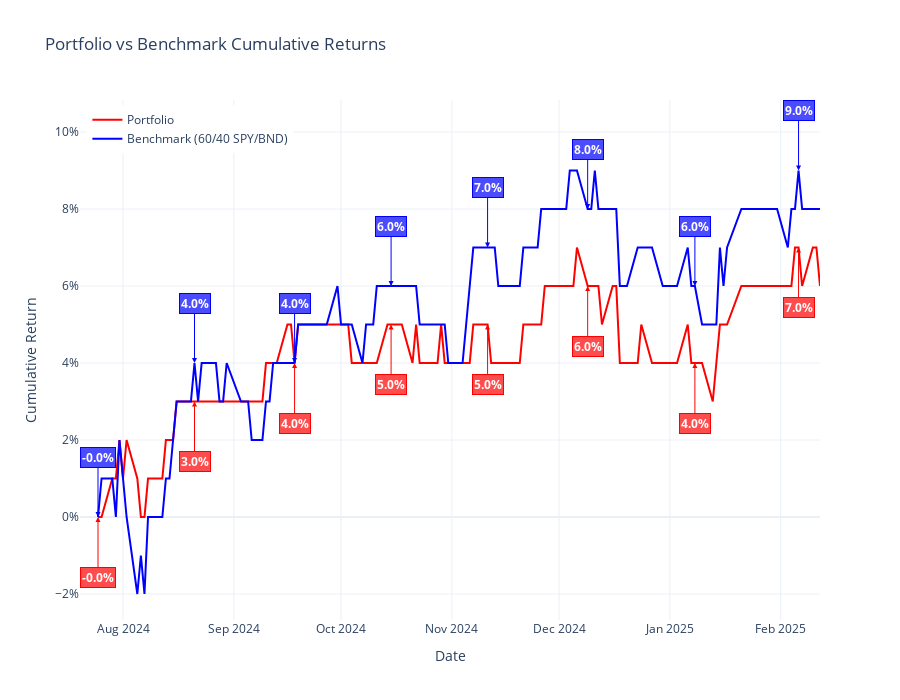
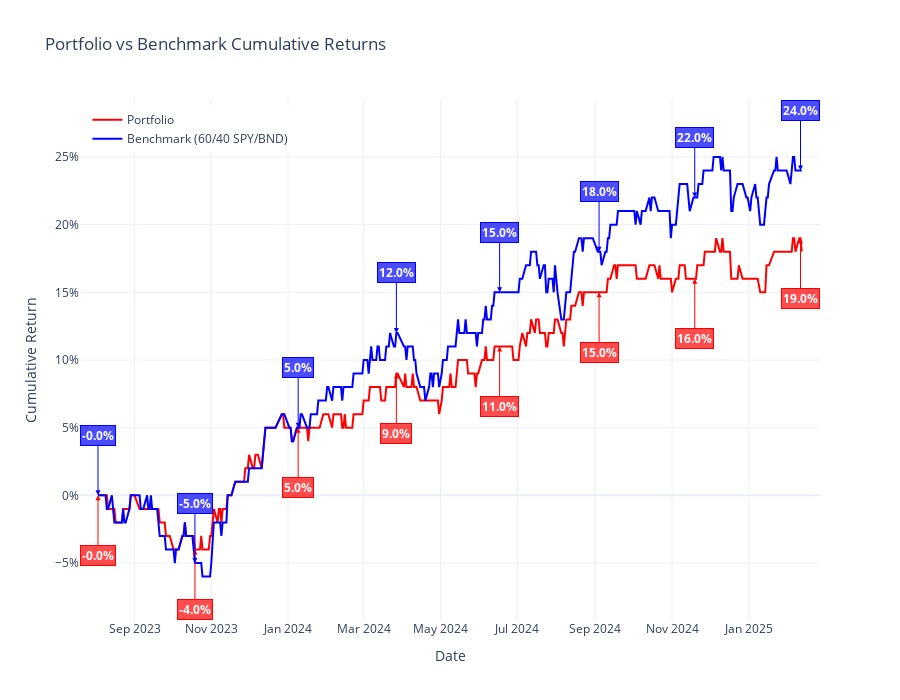
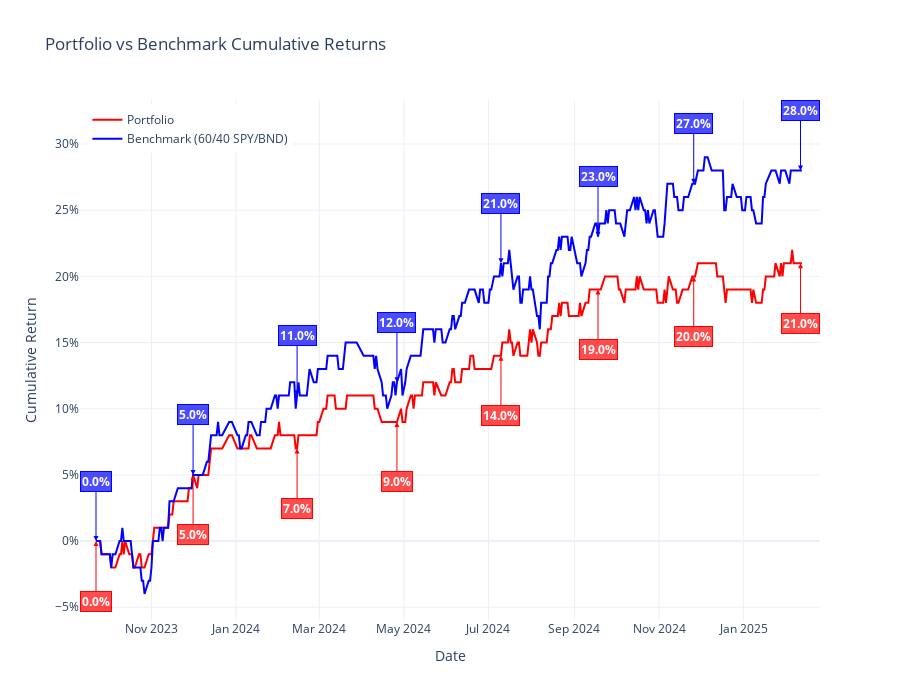
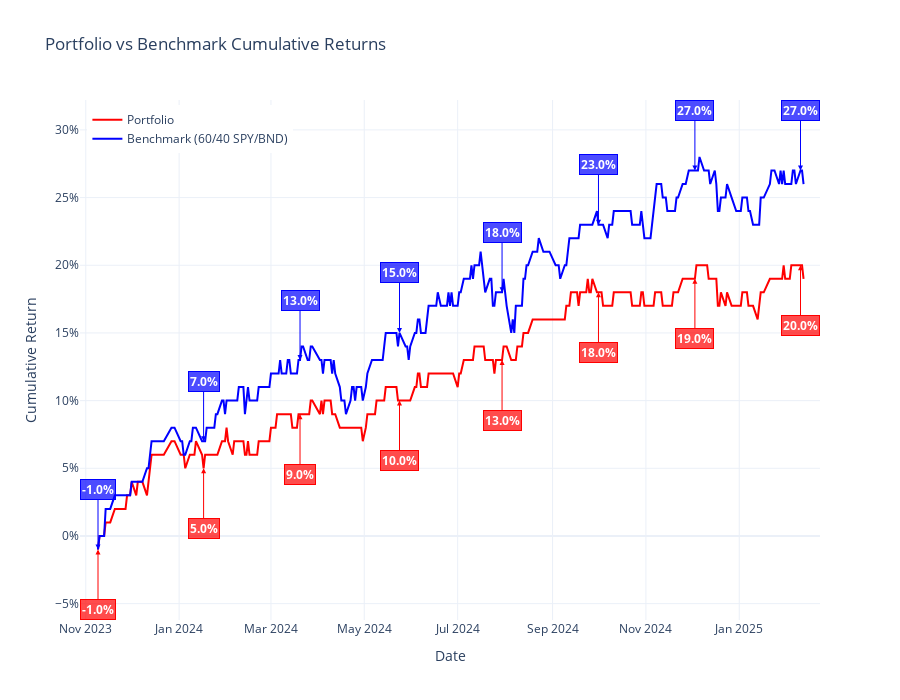

Source (notebook cell) for these figures, in order:
### Code cell
portfolio_returns = []
benchmarks = []
start_dates = []


returns, benchmark = calculate_portfolio_returns(int(80 / 100 * len(closing_prices.values)))

for i in range(45, 90, 5):  # Modify this loop for a range of percentages, using steps of 5%
    n = int(i / 100 * len(closing_prices.values))  # Convert percentage to index position
    returns, benchmark = calculate_portfolio_returns(n)
    portfolio_returns.append(returns*100)
    benchmarks.append(benchmark*100)
    start_dates.append(closing_prices['Date'].iloc[n])

# Now plot the results:
plt.figure(figsize=(10, 6))
plt.plot(start_dates, portfolio_returns, label='Portfolio Returns', marker='o', color='red')
plt.plot(start_dates, benchmarks, label='Benchmark', marker='x', color='blue')

plt.title('Portfolio Returns vs Benchmark for Different Start Dates')
plt.xlabel('Start Date of Investment Period')
plt.ylabel('Cumulative Returns (%)')
plt.legend()
plt.grid(True)
plt.show()

### Figure 1 — Plotly figure (JSON) as saved in the notebook; plotly's stock layout.template omitted (floating-point values rounded to 4 significant figures; data arrays with more than 128 entries replaced by an {"elided": "..."} marker saying what was removed)
{"data": [{"hovertemplate": "Date: %{x}<br>Return: %{y:.1%}<extra></extra>", "line": {"color": "red", "width": 2}, "marker": {"size": 6}, "mode": "lines", "name": "Portfolio", "type": "scatter", "x": {"elided": "138 str values"}, "y": {"elided": "138 float values"}}, {"hovertemplate": "Date: %{x}<br>Return: %{y:.1%}<extra></extra>", "line": {"color": "blue", "width": 2}, "marker": {"size": 6}, "mode": "lines", "name": "Benchmark (60/40 SPY/BND)", "type": "scatter", "x": {"elided": "138 str values"}, "y": {"elided": "138 float values"}}], "layout": {"annotations": [{"align": "center", "arrowcolor": "red", "arrowhead": 2, "ax": 0, "ay": 60, "bgcolor": "rgba(255, 0, 0, 0.7)", "bordercolor": "red", "captureevents": true, "font": {"color": "white", "size": 12}, "opacity": 1, "showarrow": true, "text": "<b>-0.0%</b>", "x": "2024-07-25", "y": 0}, {"align": "center", "arrowcolor": "red", "arrowhead": 2, "ax": 0, "ay": 60, "bgcolor": "rgba(255, 0, 0, 0.7)", "bordercolor": "red", "captureevents": true, "font": {"color": "white", "size": 12}, "opacity": 1, "showarrow": true, "text": "<b>3.0%</b>", "x": "2024-08-21", "y": 0.03}, {"align": "center", "arrowcolor": "red", "arrowhead": 2, "ax": 0, "ay": 60, "bgcolor": "rgba(255, 0, 0, 0.7)", "bordercolor": "red", "captureevents": true, "font": {"color": "white", "size": 12}, "opacity": 1, "showarrow": true, "text": "<b>4.0%</b>", "x": "2024-09-18", "y": 0.04}, {"align": "center", "arrowcolor": "red", "arrowhead": 2, "ax": 0, "ay": 60, "bgcolor": "rgba(255, 0, 0, 0.7)", "bordercolor": "red", "captureevents": true, "font": {"color": "white", "size": 12}, "opacity": 1, "showarrow": true, "text": "<b>5.0%</b>", "x": "2024-10-15", "y": 0.05}, {"align": "center", "arrowcolor": "red", "arrowhead": 2, "ax": 0, "ay": 60, "bgcolor": "rgba(255, 0, 0, 0.7)", "bordercolor": "red", "captureevents": true, "font": {"color": "white", "size": 12}, "opacity": 1, "showarrow": true, "text": "<b>5.0%</b>", "x": "2024-11-11", "y": 0.05}, {"align": "center", "arrowcolor": "red", "arrowhead": 2, "ax": 0, "ay": 60, "bgcolor": "rgba(255, 0, 0, 0.7)", "bordercolor": "red", "captureevents": true, "font": {"color": "white", "size": 12}, "opacity": 1, "showarrow": true, "text": "<b>6.0%</b>", "x": "2024-12-09", "y": 0.06}, {"align": "center", "arrowcolor": "red", "arrowhead": 2, "ax": 0, "ay": 60, "bgcolor": "rgba(255, 0, 0, 0.7)", "bordercolor": "red", "captureevents": true, "font": {"color": "white", "size": 12}, "opacity": 1, "showarrow": true, "text": "<b>4.0%</b>", "x": "2025-01-08", "y": 0.04}, {"align": "center", "arrowcolor": "red", "arrowhead": 2, "ax": 0, "ay": 60, "bgcolor": "rgba(255, 0, 0, 0.7)", "bordercolor": "red", "captureevents": true, "font": {"color": "white", "size": 12}, "opacity": 1, "showarrow": true, "text": "<b>7.0%</b>", "x": "2025-02-06", "y": 0.07}, {"align": "center", "arrowcolor": "blue", "arrowhead": 2, "ax": 0, "ay": -60, "bgcolor": "rgba(0, 0, 255, 0.7)", "bordercolor": "blue", "captureevents": true, "font": {"color": "white", "size": 12}, "opacity": 1, "showarrow": true, "text": "<b>-0.0%</b>", "x": "2024-07-25", "y": 0}, {"align": "center", "arrowcolor": "blue", "arrowhead": 2, "ax": 0, "ay": -60, "bgcolor": "rgba(0, 0, 255, 0.7)", "bordercolor": "blue", "captureevents": true, "font": {"color": "white", "size": 12}, "opacity": 1, "showarrow": true, "text": "<b>4.0%</b>", "x": "2024-08-21", "y": 0.04}, {"align": "center", "arrowcolor": "blue", "arrowhead": 2, "ax": 0, "ay": -60, "bgcolor": "rgba(0, 0, 255, 0.7)", "bordercolor": "blue", "captureevents": true, "font": {"color": "white", "size": 12}, "opacity": 1, "showarrow": true, "text": "<b>4.0%</b>", "x": "2024-09-18", "y": 0.04}, {"align": "center", "arrowcolor": "blue", "arrowhead": 2, "ax": 0, "ay": -60, "bgcolor": "rgba(0, 0, 255, 0.7)", "bordercolor": "blue", "captureevents": true, "font": {"color": "white", "size": 12}, "opacity": 1, "showarrow": true, "text": "<b>6.0%</b>", "x": "2024-10-15", "y": 0.06}, {"align": "center", "arrowcolor": "blue", "arrowhead": 2, "ax": 0, "ay": -60, "bgcolor": "rgba(0, 0, 255, 0.7)", "bordercolor": "blue", "captureevents": true, "font": {"color": "white", "size": 12}, "opacity": 1, "showarrow": true, "text": "<b>7.0%</b>", "x": "2024-11-11", "y": 0.07}, {"align": "center", "arrowcolor": "blue", "arrowhead": 2, "ax": 0, "ay": -60, "bgcolor": "rgba(0, 0, 255, 0.7)", "bordercolor": "blue", "captureevents": true, "font": {"color": "white", "size": 12}, "opacity": 1, "showarrow": true, "text": "<b>8.0%</b>", "x": "2024-12-09", "y": 0.08}, {"align": "center", "arrowcolor": "blue", "arrowhead": 2, "ax": 0, "ay": -60, "bgcolor": "rgba(0, 0, 255, 0.7)", "bordercolor": "blue", "captureevents": true, "font": {"color": "white", "size": 12}, "opacity": 1, "showarrow": true, "text": "<b>6.0%</b>", "x": "2025-01-08", "y": 0.06}, {"align": "center", "arrowcolor": "blue", "arrowhead": 2, "ax": 0, "ay": -60, "bgcolor": "rgba(0, 0, 255, 0.7)", "bordercolor": "blue", "captureevents": true, "font": {"color": "white", "size": 12}, "opacity": 1, "showarrow": true, "text": "<b>9.0%</b>", "x": "2025-02-06", "y": 0.09}], "height": 700, "legend": {"x": 0.01, "y": 0.99}, "title": {"text": "Portfolio vs Benchmark Cumulative Returns"}, "xaxis": {"title": {"text": "Date"}}, "yaxis": {"tickformat": ".00%", "title": {"text": "Cumulative Return"}}}}

### Figure 2 — Plotly figure (JSON) as saved in the notebook; plotly's stock layout.template omitted (floating-point values rounded to 4 significant figures; data arrays with more than 128 entries replaced by an {"elided": "..."} marker saying what was removed)
{"data": [{"hovertemplate": "Date: %{x}<br>Return: %{y:.1%}<extra></extra>", "line": {"color": "red", "width": 2}, "marker": {"size": 6}, "mode": "lines", "name": "Portfolio", "type": "scatter", "x": {"elided": "380 str values"}, "y": {"elided": "380 float values"}}, {"hovertemplate": "Date: %{x}<br>Return: %{y:.1%}<extra></extra>", "line": {"color": "blue", "width": 2}, "marker": {"size": 6}, "mode": "lines", "name": "Benchmark (60/40 SPY/BND)", "type": "scatter", "x": {"elided": "380 str values"}, "y": {"elided": "380 float values"}}], "layout": {"annotations": [{"align": "center", "arrowcolor": "red", "arrowhead": 2, "ax": 0, "ay": 60, "bgcolor": "rgba(255, 0, 0, 0.7)", "bordercolor": "red", "captureevents": true, "font": {"color": "white", "size": 12}, "opacity": 1, "showarrow": true, "text": "<b>-0.0%</b>", "x": "2023-08-03", "y": 0}, {"align": "center", "arrowcolor": "red", "arrowhead": 2, "ax": 0, "ay": 60, "bgcolor": "rgba(255, 0, 0, 0.7)", "bordercolor": "red", "captureevents": true, "font": {"color": "white", "size": 12}, "opacity": 1, "showarrow": true, "text": "<b>-4.0%</b>", "x": "2023-10-19", "y": -0.04}, {"align": "center", "arrowcolor": "red", "arrowhead": 2, "ax": 0, "ay": 60, "bgcolor": "rgba(255, 0, 0, 0.7)", "bordercolor": "red", "captureevents": true, "font": {"color": "white", "size": 12}, "opacity": 1, "showarrow": true, "text": "<b>5.0%</b>", "x": "2024-01-09", "y": 0.05}, {"align": "center", "arrowcolor": "red", "arrowhead": 2, "ax": 0, "ay": 60, "bgcolor": "rgba(255, 0, 0, 0.7)", "bordercolor": "red", "captureevents": true, "font": {"color": "white", "size": 12}, "opacity": 1, "showarrow": true, "text": "<b>9.0%</b>", "x": "2024-03-27", "y": 0.09}, {"align": "center", "arrowcolor": "red", "arrowhead": 2, "ax": 0, "ay": 60, "bgcolor": "rgba(255, 0, 0, 0.7)", "bordercolor": "red", "captureevents": true, "font": {"color": "white", "size": 12}, "opacity": 1, "showarrow": true, "text": "<b>11.0%</b>", "x": "2024-06-17", "y": 0.11}, {"align": "center", "arrowcolor": "red", "arrowhead": 2, "ax": 0, "ay": 60, "bgcolor": "rgba(255, 0, 0, 0.7)", "bordercolor": "red", "captureevents": true, "font": {"color": "white", "size": 12}, "opacity": 1, "showarrow": true, "text": "<b>15.0%</b>", "x": "2024-09-04", "y": 0.15}, {"align": "center", "arrowcolor": "red", "arrowhead": 2, "ax": 0, "ay": 60, "bgcolor": "rgba(255, 0, 0, 0.7)", "bordercolor": "red", "captureevents": true, "font": {"color": "white", "size": 12}, "opacity": 1, "showarrow": true, "text": "<b>16.0%</b>", "x": "2024-11-19", "y": 0.16}, {"align": "center", "arrowcolor": "red", "arrowhead": 2, "ax": 0, "ay": 60, "bgcolor": "rgba(255, 0, 0, 0.7)", "bordercolor": "red", "captureevents": true, "font": {"color": "white", "size": 12}, "opacity": 1, "showarrow": true, "text": "<b>19.0%</b>", "x": "2025-02-11", "y": 0.19}, {"align": "center", "arrowcolor": "blue", "arrowhead": 2, "ax": 0, "ay": -60, "bgcolor": "rgba(0, 0, 255, 0.7)", "bordercolor": "blue", "captureevents": true, "font": {"color": "white", "size": 12}, "opacity": 1, "showarrow": true, "text": "<b>-0.0%</b>", "x": "2023-08-03", "y": 0}, {"align": "center", "arrowcolor": "blue", "arrowhead": 2, "ax": 0, "ay": -60, "bgcolor": "rgba(0, 0, 255, 0.7)", "bordercolor": "blue", "captureevents": true, "font": {"color": "white", "size": 12}, "opacity": 1, "showarrow": true, "text": "<b>-5.0%</b>", "x": "2023-10-19", "y": -0.05}, {"align": "center", "arrowcolor": "blue", "arrowhead": 2, "ax": 0, "ay": -60, "bgcolor": "rgba(0, 0, 255, 0.7)", "bordercolor": "blue", "captureevents": true, "font": {"color": "white", "size": 12}, "opacity": 1, "showarrow": true, "text": "<b>5.0%</b>", "x": "2024-01-09", "y": 0.05}, {"align": "center", "arrowcolor": "blue", "arrowhead": 2, "ax": 0, "ay": -60, "bgcolor": "rgba(0, 0, 255, 0.7)", "bordercolor": "blue", "captureevents": true, "font": {"color": "white", "size": 12}, "opacity": 1, "showarrow": true, "text": "<b>12.0%</b>", "x": "2024-03-27", "y": 0.12}, {"align": "center", "arrowcolor": "blue", "arrowhead": 2, "ax": 0, "ay": -60, "bgcolor": "rgba(0, 0, 255, 0.7)", "bordercolor": "blue", "captureevents": true, "font": {"color": "white", "size": 12}, "opacity": 1, "showarrow": true, "text": "<b>15.0%</b>", "x": "2024-06-17", "y": 0.15}, {"align": "center", "arrowcolor": "blue", "arrowhead": 2, "ax": 0, "ay": -60, "bgcolor": "rgba(0, 0, 255, 0.7)", "bordercolor": "blue", "captureevents": true, "font": {"color": "white", "size": 12}, "opacity": 1, "showarrow": true, "text": "<b>18.0%</b>", "x": "2024-09-04", "y": 0.18}, {"align": "center", "arrowcolor": "blue", "arrowhead": 2, "ax": 0, "ay": -60, "bgcolor": "rgba(0, 0, 255, 0.7)", "bordercolor": "blue", "captureevents": true, "font": {"color": "white", "size": 12}, "opacity": 1, "showarrow": true, "text": "<b>22.0%</b>", "x": "2024-11-19", "y": 0.22}, {"align": "center", "arrowcolor": "blue", "arrowhead": 2, "ax": 0, "ay": -60, "bgcolor": "rgba(0, 0, 255, 0.7)", "bordercolor": "blue", "captureevents": true, "font": {"color": "white", "size": 12}, "opacity": 1, "showarrow": true, "text": "<b>24.0%</b>", "x": "2025-02-11", "y": 0.24}], "height": 700, "legend": {"x": 0.01, "y": 0.99}, "title": {"text": "Portfolio vs Benchmark Cumulative Returns"}, "xaxis": {"title": {"text": "Date"}}, "yaxis": {"tickformat": ".00%", "title": {"text": "Cumulative Return"}}}}

### Figure 3 — Plotly figure (JSON) as saved in the notebook; plotly's stock layout.template omitted (floating-point values rounded to 4 significant figures; data arrays with more than 128 entries replaced by an {"elided": "..."} marker saying what was removed)
{"data": [{"hovertemplate": "Date: %{x}<br>Return: %{y:.1%}<extra></extra>", "line": {"color": "red", "width": 2}, "marker": {"size": 6}, "mode": "lines", "name": "Portfolio", "type": "scatter", "x": {"elided": "345 str values"}, "y": {"elided": "345 float values"}}, {"hovertemplate": "Date: %{x}<br>Return: %{y:.1%}<extra></extra>", "line": {"color": "blue", "width": 2}, "marker": {"size": 6}, "mode": "lines", "name": "Benchmark (60/40 SPY/BND)", "type": "scatter", "x": {"elided": "345 str values"}, "y": {"elided": "345 float values"}}], "layout": {"annotations": [{"align": "center", "arrowcolor": "red", "arrowhead": 2, "ax": 0, "ay": 60, "bgcolor": "rgba(255, 0, 0, 0.7)", "bordercolor": "red", "captureevents": true, "font": {"color": "white", "size": 12}, "opacity": 1, "showarrow": true, "text": "<b>0.0%</b>", "x": "2023-09-22", "y": 0}, {"align": "center", "arrowcolor": "red", "arrowhead": 2, "ax": 0, "ay": 60, "bgcolor": "rgba(255, 0, 0, 0.7)", "bordercolor": "red", "captureevents": true, "font": {"color": "white", "size": 12}, "opacity": 1, "showarrow": true, "text": "<b>5.0%</b>", "x": "2023-12-01", "y": 0.05}, {"align": "center", "arrowcolor": "red", "arrowhead": 2, "ax": 0, "ay": 60, "bgcolor": "rgba(255, 0, 0, 0.7)", "bordercolor": "red", "captureevents": true, "font": {"color": "white", "size": 12}, "opacity": 1, "showarrow": true, "text": "<b>7.0%</b>", "x": "2024-02-14", "y": 0.07}, {"align": "center", "arrowcolor": "red", "arrowhead": 2, "ax": 0, "ay": 60, "bgcolor": "rgba(255, 0, 0, 0.7)", "bordercolor": "red", "captureevents": true, "font": {"color": "white", "size": 12}, "opacity": 1, "showarrow": true, "text": "<b>9.0%</b>", "x": "2024-04-26", "y": 0.09}, {"align": "center", "arrowcolor": "red", "arrowhead": 2, "ax": 0, "ay": 60, "bgcolor": "rgba(255, 0, 0, 0.7)", "bordercolor": "red", "captureevents": true, "font": {"color": "white", "size": 12}, "opacity": 1, "showarrow": true, "text": "<b>14.0%</b>", "x": "2024-07-10", "y": 0.14}, {"align": "center", "arrowcolor": "red", "arrowhead": 2, "ax": 0, "ay": 60, "bgcolor": "rgba(255, 0, 0, 0.7)", "bordercolor": "red", "captureevents": true, "font": {"color": "white", "size": 12}, "opacity": 1, "showarrow": true, "text": "<b>19.0%</b>", "x": "2024-09-18", "y": 0.19}, {"align": "center", "arrowcolor": "red", "arrowhead": 2, "ax": 0, "ay": 60, "bgcolor": "rgba(255, 0, 0, 0.7)", "bordercolor": "red", "captureevents": true, "font": {"color": "white", "size": 12}, "opacity": 1, "showarrow": true, "text": "<b>20.0%</b>", "x": "2024-11-26", "y": 0.2}, {"align": "center", "arrowcolor": "red", "arrowhead": 2, "ax": 0, "ay": 60, "bgcolor": "rgba(255, 0, 0, 0.7)", "bordercolor": "red", "captureevents": true, "font": {"color": "white", "size": 12}, "opacity": 1, "showarrow": true, "text": "<b>21.0%</b>", "x": "2025-02-11", "y": 0.21}, {"align": "center", "arrowcolor": "blue", "arrowhead": 2, "ax": 0, "ay": -60, "bgcolor": "rgba(0, 0, 255, 0.7)", "bordercolor": "blue", "captureevents": true, "font": {"color": "white", "size": 12}, "opacity": 1, "showarrow": true, "text": "<b>0.0%</b>", "x": "2023-09-22", "y": 0}, {"align": "center", "arrowcolor": "blue", "arrowhead": 2, "ax": 0, "ay": -60, "bgcolor": "rgba(0, 0, 255, 0.7)", "bordercolor": "blue", "captureevents": true, "font": {"color": "white", "size": 12}, "opacity": 1, "showarrow": true, "text": "<b>5.0%</b>", "x": "2023-12-01", "y": 0.05}, {"align": "center", "arrowcolor": "blue", "arrowhead": 2, "ax": 0, "ay": -60, "bgcolor": "rgba(0, 0, 255, 0.7)", "bordercolor": "blue", "captureevents": true, "font": {"color": "white", "size": 12}, "opacity": 1, "showarrow": true, "text": "<b>11.0%</b>", "x": "2024-02-14", "y": 0.11}, {"align": "center", "arrowcolor": "blue", "arrowhead": 2, "ax": 0, "ay": -60, "bgcolor": "rgba(0, 0, 255, 0.7)", "bordercolor": "blue", "captureevents": true, "font": {"color": "white", "size": 12}, "opacity": 1, "showarrow": true, "text": "<b>12.0%</b>", "x": "2024-04-26", "y": 0.12}, {"align": "center", "arrowcolor": "blue", "arrowhead": 2, "ax": 0, "ay": -60, "bgcolor": "rgba(0, 0, 255, 0.7)", "bordercolor": "blue", "captureevents": true, "font": {"color": "white", "size": 12}, "opacity": 1, "showarrow": true, "text": "<b>21.0%</b>", "x": "2024-07-10", "y": 0.21}, {"align": "center", "arrowcolor": "blue", "arrowhead": 2, "ax": 0, "ay": -60, "bgcolor": "rgba(0, 0, 255, 0.7)", "bordercolor": "blue", "captureevents": true, "font": {"color": "white", "size": 12}, "opacity": 1, "showarrow": true, "text": "<b>23.0%</b>", "x": "2024-09-18", "y": 0.23}, {"align": "center", "arrowcolor": "blue", "arrowhead": 2, "ax": 0, "ay": -60, "bgcolor": "rgba(0, 0, 255, 0.7)", "bordercolor": "blue", "captureevents": true, "font": {"color": "white", "size": 12}, "opacity": 1, "showarrow": true, "text": "<b>27.0%</b>", "x": "2024-11-26", "y": 0.27}, {"align": "center", "arrowcolor": "blue", "arrowhead": 2, "ax": 0, "ay": -60, "bgcolor": "rgba(0, 0, 255, 0.7)", "bordercolor": "blue", "captureevents": true, "font": {"color": "white", "size": 12}, "opacity": 1, "showarrow": true, "text": "<b>28.0%</b>", "x": "2025-02-11", "y": 0.28}], "height": 700, "legend": {"x": 0.01, "y": 0.99}, "title": {"text": "Portfolio vs Benchmark Cumulative Returns"}, "xaxis": {"title": {"text": "Date"}}, "yaxis": {"tickformat": ".00%", "title": {"text": "Cumulative Return"}}}}

### Figure 4 — Plotly figure (JSON) as saved in the notebook; plotly's stock layout.template omitted (floating-point values rounded to 4 significant figures; data arrays with more than 128 entries replaced by an {"elided": "..."} marker saying what was removed)
{"data": [{"hovertemplate": "Date: %{x}<br>Return: %{y:.1%}<extra></extra>", "line": {"color": "red", "width": 2}, "marker": {"size": 6}, "mode": "lines", "name": "Portfolio", "type": "scatter", "x": {"elided": "311 str values"}, "y": {"elided": "311 float values"}}, {"hovertemplate": "Date: %{x}<br>Return: %{y:.1%}<extra></extra>", "line": {"color": "blue", "width": 2}, "marker": {"size": 6}, "mode": "lines", "name": "Benchmark (60/40 SPY/BND)", "type": "scatter", "x": {"elided": "311 str values"}, "y": {"elided": "311 float values"}}], "layout": {"annotations": [{"align": "center", "arrowcolor": "red", "arrowhead": 2, "ax": 0, "ay": 60, "bgcolor": "rgba(255, 0, 0, 0.7)", "bordercolor": "red", "captureevents": true, "font": {"color": "white", "size": 12}, "opacity": 1, "showarrow": true, "text": "<b>-1.0%</b>", "x": "2023-11-09", "y": -0.01}, {"align": "center", "arrowcolor": "red", "arrowhead": 2, "ax": 0, "ay": 60, "bgcolor": "rgba(255, 0, 0, 0.7)", "bordercolor": "red", "captureevents": true, "font": {"color": "white", "size": 12}, "opacity": 1, "showarrow": true, "text": "<b>5.0%</b>", "x": "2024-01-17", "y": 0.05}, {"align": "center", "arrowcolor": "red", "arrowhead": 2, "ax": 0, "ay": 60, "bgcolor": "rgba(255, 0, 0, 0.7)", "bordercolor": "red", "captureevents": true, "font": {"color": "white", "size": 12}, "opacity": 1, "showarrow": true, "text": "<b>9.0%</b>", "x": "2024-03-20", "y": 0.09}, {"align": "center", "arrowcolor": "red", "arrowhead": 2, "ax": 0, "ay": 60, "bgcolor": "rgba(255, 0, 0, 0.7)", "bordercolor": "red", "captureevents": true, "font": {"color": "white", "size": 12}, "opacity": 1, "showarrow": true, "text": "<b>10.0%</b>", "x": "2024-05-24", "y": 0.1}, {"align": "center", "arrowcolor": "red", "arrowhead": 2, "ax": 0, "ay": 60, "bgcolor": "rgba(255, 0, 0, 0.7)", "bordercolor": "red", "captureevents": true, "font": {"color": "white", "size": 12}, "opacity": 1, "showarrow": true, "text": "<b>13.0%</b>", "x": "2024-07-30", "y": 0.13}, {"align": "center", "arrowcolor": "red", "arrowhead": 2, "ax": 0, "ay": 60, "bgcolor": "rgba(255, 0, 0, 0.7)", "bordercolor": "red", "captureevents": true, "font": {"color": "white", "size": 12}, "opacity": 1, "showarrow": true, "text": "<b>18.0%</b>", "x": "2024-10-01", "y": 0.18}, {"align": "center", "arrowcolor": "red", "arrowhead": 2, "ax": 0, "ay": 60, "bgcolor": "rgba(255, 0, 0, 0.7)", "bordercolor": "red", "captureevents": true, "font": {"color": "white", "size": 12}, "opacity": 1, "showarrow": true, "text": "<b>19.0%</b>", "x": "2024-12-03", "y": 0.19}, {"align": "center", "arrowcolor": "red", "arrowhead": 2, "ax": 0, "ay": 60, "bgcolor": "rgba(255, 0, 0, 0.7)", "bordercolor": "red", "captureevents": true, "font": {"color": "white", "size": 12}, "opacity": 1, "showarrow": true, "text": "<b>20.0%</b>", "x": "2025-02-10", "y": 0.2}, {"align": "center", "arrowcolor": "blue", "arrowhead": 2, "ax": 0, "ay": -60, "bgcolor": "rgba(0, 0, 255, 0.7)", "bordercolor": "blue", "captureevents": true, "font": {"color": "white", "size": 12}, "opacity": 1, "showarrow": true, "text": "<b>-1.0%</b>", "x": "2023-11-09", "y": -0.01}, {"align": "center", "arrowcolor": "blue", "arrowhead": 2, "ax": 0, "ay": -60, "bgcolor": "rgba(0, 0, 255, 0.7)", "bordercolor": "blue", "captureevents": true, "font": {"color": "white", "size": 12}, "opacity": 1, "showarrow": true, "text": "<b>7.0%</b>", "x": "2024-01-17", "y": 0.07}, {"align": "center", "arrowcolor": "blue", "arrowhead": 2, "ax": 0, "ay": -60, "bgcolor": "rgba(0, 0, 255, 0.7)", "bordercolor": "blue", "captureevents": true, "font": {"color": "white", "size": 12}, "opacity": 1, "showarrow": true, "text": "<b>13.0%</b>", "x": "2024-03-20", "y": 0.13}, {"align": "center", "arrowcolor": "blue", "arrowhead": 2, "ax": 0, "ay": -60, "bgcolor": "rgba(0, 0, 255, 0.7)", "bordercolor": "blue", "captureevents": true, "font": {"color": "white", "size": 12}, "opacity": 1, "showarrow": true, "text": "<b>15.0%</b>", "x": "2024-05-24", "y": 0.15}, {"align": "center", "arrowcolor": "blue", "arrowhead": 2, "ax": 0, "ay": -60, "bgcolor": "rgba(0, 0, 255, 0.7)", "bordercolor": "blue", "captureevents": true, "font": {"color": "white", "size": 12}, "opacity": 1, "showarrow": true, "text": "<b>18.0%</b>", "x": "2024-07-30", "y": 0.18}, {"align": "center", "arrowcolor": "blue", "arrowhead": 2, "ax": 0, "ay": -60, "bgcolor": "rgba(0, 0, 255, 0.7)", "bordercolor": "blue", "captureevents": true, "font": {"color": "white", "size": 12}, "opacity": 1, "showarrow": true, "text": "<b>23.0%</b>", "x": "2024-10-01", "y": 0.23}, {"align": "center", "arrowcolor": "blue", "arrowhead": 2, "ax": 0, "ay": -60, "bgcolor": "rgba(0, 0, 255, 0.7)", "bordercolor": "blue", "captureevents": true, "font": {"color": "white", "size": 12}, "opacity": 1, "showarrow": true, "text": "<b>27.0%</b>", "x": "2024-12-03", "y": 0.27}, {"align": "center", "arrowcolor": "blue", "arrowhead": 2, "ax": 0, "ay": -60, "bgcolor": "rgba(0, 0, 255, 0.7)", "bordercolor": "blue", "captureevents": true, "font": {"color": "white", "size": 12}, "opacity": 1, "showarrow": true, "text": "<b>27.0%</b>", "x": "2025-02-10", "y": 0.27}], "height": 700, "legend": {"x": 0.01, "y": 0.99}, "title": {"text": "Portfolio vs Benchmark Cumulative Returns"}, "xaxis": {"title": {"text": "Date"}}, "yaxis": {"tickformat": ".00%", "title": {"text": "Cumulative Return"}}}}
